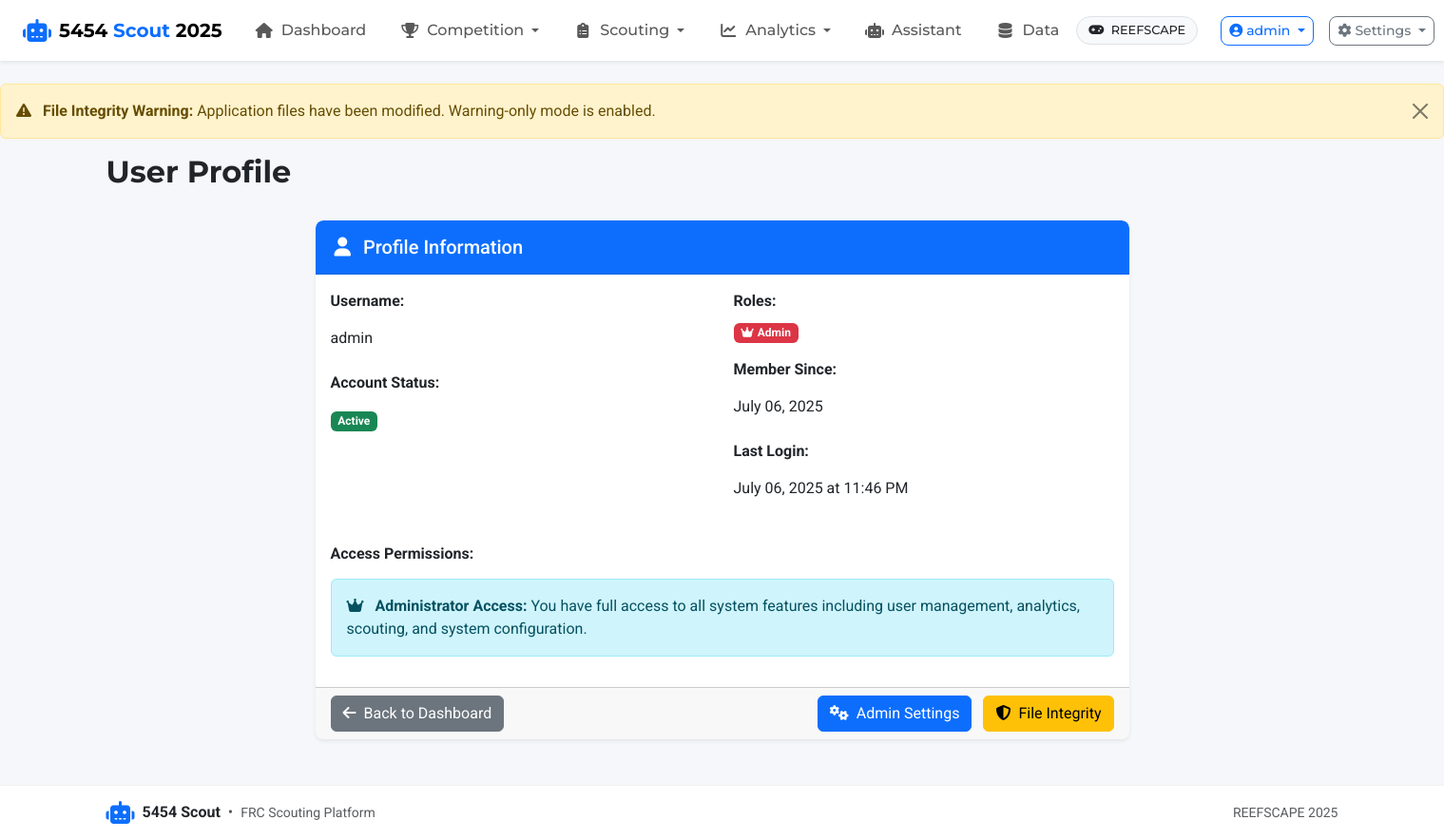
Before: /auth/profile (signed in) with the older database file.
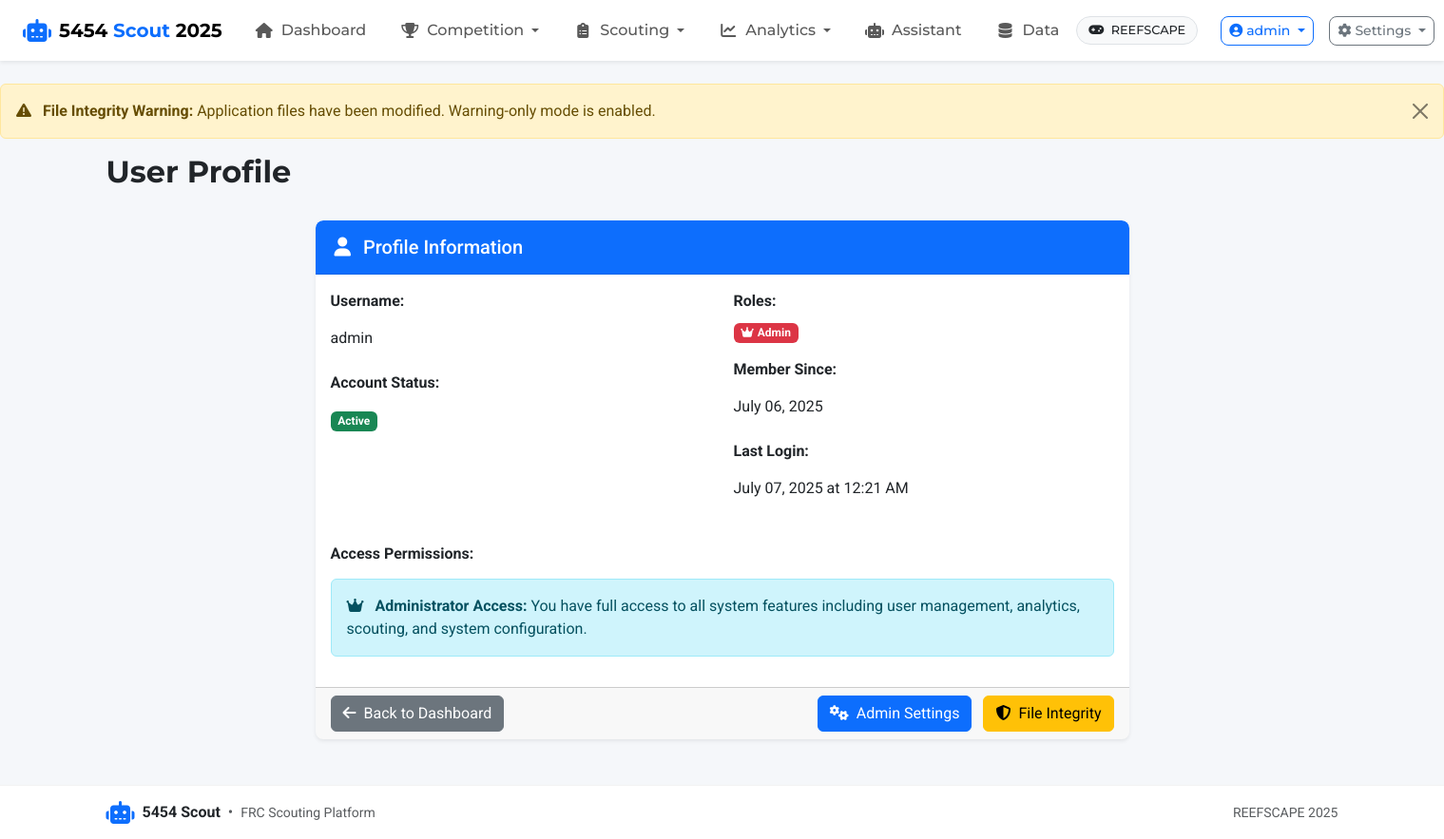
After: the same page with the newer database file.
### app/models.py (models this page shows, shortened)
class User(UserMixin, db.Model):
    id = db.Column(db.Integer, primary_key=True)
    username = db.Column(db.String(80), unique=True, nullable=False)
    email = db.Column(db.String(120), unique=True, nullable=True)
    password_hash = db.Column(db.String(128))
    is_active = db.Column(db.Boolean, default=True)
    created_at = db.Column(db.DateTime, default=datetime.utcnow)
    last_login = db.Column(db.DateTime)
    roles = db.relationship('Role', secondary=user_roles, lazy='subquery',
                           backref=db.backref('users', lazy=True))
    def has_role(self, role_name):
        return any(role.name == role_name for role in self.roles)

class Role(db.Model):
    id = db.Column(db.Integer, primary_key=True)
    name = db.Column(db.String(80), unique=True, nullable=False)
    description = db.Column(db.String(255))

### app/routes/auth.py (the view)
@bp.route('/profile')
@login_required
def profile():
    return render_template('auth/profile.html', user=current_user)

### app/templates/auth/profile.html (shortened to what this page needs)
{% extends 'base.html' %}
{% block heading %}User Profile{% endblock %}
{% block content %}
<div class="row">
    <div class="col-md-8 offset-md-2">
        <div class="card">
            <div class="card-header bg-primary text-white">
                <h5 class="mb-0">
                    <i class="fas fa-user me-2"></i>
                    Profile Information
                </h5>
            </div>
            <div class="card-body">
                <div class="row">
                    <div class="col-md-6">
                        <div class="mb-3">
                            <label class="form-label fw-bold">Username:</label>
                            <p class="form-control-plaintext">{{ user.username }}</p>
                        </div>
                        <div class="mb-3">
                            <label class="form-label fw-bold">Account Status:</label>
                            <p class="form-control-plaintext">
                                {% if user.is_active %}
                                    <span class="badge bg-success">Active</span>
                                {% else %}
                                    <span class="badge bg-danger">Inactive</span>
                                {% endif %}
                            </p>
                        </div>
                    </div>
                    <div class="col-md-6">
                        <div class="mb-3">
                            <label class="form-label fw-bold">Roles:</label>
                            <div>
                                {% for role in user.roles %}
                                    {% if role.name == 'admin' %}
                                        <span class="badge bg-danger me-2">
                                            <i class="fas fa-crown me-1"></i>{{ role.name.title() }}
                                        </span>
                                    {% elif role.name == 'analytics' %}
                                        <span class="badge bg-warning me-2">
                                            <i class="fas fa-chart-line me-1"></i>{{ role.name.title() }}
                                        </span>
                                    {% elif role.name == 'scout' %}
                                        <span class="badge bg-info me-2">
                                            <i class="fas fa-search me-1"></i>{{ role.name.title() }}
                                        </span>
                                    {% else %}
                                        <span class="badge bg-secondary me-2">{{ role.name.title() }}</span>
                                    {% endif %}
                                {% endfor %}
                            </div>
                        </div>
                        <div class="mb-3">
                            <label class="form-label fw-bold">Member Since:</label>
                            <p class="form-control-plaintext">{{ user.created_at.strftime('%B %d, %Y') }}</p>
                        </div>
                        {% if user.last_login %}
                        <div class="mb-3">
                            <label class="form-label fw-bold">Last Login:</label>
                            <p class="form-control-plaintext">{{ user.last_login.strftime('%B %d, %Y at %I:%M %p') }}</p>
                        </div>
                        {% endif %}
                    </div>
                </div>
                <div class="row mt-4">
                    <div class="col-12">
                        <h6 class="fw-bold mb-3">Access Permissions:</h6>
                        <div class="row">
                            {% if user.has_role('admin') %}
                                <div class="col-md-12">
                                    <div class="alert alert-info">
                                        <i class="fas fa-crown me-2"></i>
                                        <strong>Administrator Access:</strong> You have full access to all system features including user management, analytics, scouting, and system configuration.
                                    </div>
                                </div>
                            {% endif %}
                        </div>
                    </div>
                </div>
            </div>
            <div class="card-footer">
                <div class="d-flex justify-content-between">
                    <a href="{{ url_for('main.index') }}" class="btn btn-secondary">
                        <i class="fas fa-arrow-left me-2"></i>Back to Dashboard
                    </a>
                    {% if user.has_role('admin') %}
                    <div>
                        <a href="{{ url_for('auth.admin_settings') }}" class="btn btn-primary me-2">
                            <i class="fas fa-cogs me-2"></i>Admin Settings
                        </a>
                        <a href="{{ url_for('auth.admin_integrity') }}" class="btn btn-warning">
                            <i class="fas fa-shield-alt me-2"></i>File Integrity
                        </a>
                    </div>
                    {% endif %}
                </div>
            </div>
        </div>
    </div>
</div>
{% endblock %}

### app/templates/base.html (shortened to what this page needs)
<!DOCTYPE html>
<html lang="en" class="h-100">
<head>
    <link href="https://cdn.jsdelivr.net/npm/bootstrap@5.3.2/dist/css/bootstrap.min.css" rel="stylesheet">
    <link href="https://cdnjs.cloudflare.com/ajax/libs/font-awesome/6.4.0/css/all.min.css" rel="stylesheet">
    <link href="https://cdn.jsdelivr.net/npm/select2@4.1.0-rc.0/dist/css/select2.min.css" rel="stylesheet">
    <link href="https://cdn.jsdelivr.net/npm/select2-bootstrap-5-theme@1.3.0/dist/select2-bootstrap-5-theme.min.css" rel="stylesheet">
    <link rel="stylesheet" href="{{ url_for('static', filename='css/styles.css') }}">
</head>
<body class="d-flex flex-column h-100">
    <header class="app-header">
        <nav class="navbar navbar-expand-lg navbar-light shadow-sm">
            <div class="container-fluid px-lg-4 px-md-3 px-2">
                <a class="navbar-brand d-flex align-items-center" href="{% if user_has_role('scout') and not user_has_role('admin') and not user_has_role('analytics') %}{{ url_for('scouting.index') }}{% else %}{{ url_for('main.index') }}{% endif %}">
                    <i class="fas fa-robot brand-icon me-2"></i>
                    <span class="brand-text fw-bold">5454 <span class="text-primary">Scout</span> <span class="d-none d-sm-inline">{{ game_config.season }}</span></span>
                </a>
                <div class="collapse navbar-collapse" id="navbarMain">
                    {% if current_user.is_authenticated %}
                    <ul class="navbar-nav me-auto mb-2 mb-lg-0">
                        {% if not (user_has_role('scout') and not user_has_role('admin') and not user_has_role('analytics')) %}
                        <li class="nav-item">
                            <a class="nav-link px-3 py-2 {% if request.endpoint == 'main.index' %}active{% endif %}" href="{{ url_for('main.index') }}">
                                <i class="fas fa-home nav-icon"></i>
                                <span class="nav-text">Dashboard</span>
                            </a>
                        </li>
                        {% endif %}
                        {% if user_has_role('admin') or user_has_role('analytics') %}
                        <li class="nav-item dropdown">
                            <a class="nav-link dropdown-toggle px-3 py-2 "
                               href="#" role="button" data-bs-toggle="dropdown" aria-expanded="false">
                                <i class="fas fa-trophy nav-icon"></i>
                                <span class="nav-text">Competition</span>
                            </a>
                        </li>
                        {% endif %}
                        <li class="nav-item dropdown">
                            <a class="nav-link dropdown-toggle px-3 py-2 {% if request.endpoint and request.endpoint.startswith('scouting') %}active{% endif %}"
                               href="#" role="button" data-bs-toggle="dropdown" aria-expanded="false">
                                <i class="fas fa-clipboard-list nav-icon"></i>
                                <span class="nav-text">Scouting</span>
                            </a>
                        </li>
                        {% if user_has_role('admin') or user_has_role('analytics') %}
                        <li class="nav-item dropdown">
                            <a class="nav-link dropdown-toggle px-3 py-2 {% if request.endpoint and (request.endpoint.startswith('visualization') or request.endpoint.startswith('graphs')) %}active{% endif %}"
                               href="#" role="button" data-bs-toggle="dropdown" aria-expanded="false">
                                <i class="fas fa-chart-line nav-icon"></i>
                                <span class="nav-text">Analytics</span>
                            </a>
                        </li>
                        <li class="nav-item">
                            <a class="nav-link px-3 py-2 {% if request.endpoint and request.endpoint.startswith('assistant') %}active{% endif %}"
                               href="{{ url_for('assistant.index') }}">
                                <i class="fas fa-robot nav-icon"></i>
                                <span class="nav-text">Assistant</span>
                            </a>
                        </li>
                        <li class="nav-item">
                            <a class="nav-link px-3 py-2 {% if request.endpoint and request.endpoint.startswith('data') %}active{% endif %}"
                               href="{{ url_for('data.index') }}">
                                <i class="fas fa-database nav-icon"></i>
                                <span class="nav-text">Data</span>
                            </a>
                        </li>
                        {% endif %}
                    </ul>
                    {% endif %}
                    <div class="d-flex align-items-center navbar-actions">
                        {% if game_config %}
                        <div class="game-badge me-3 d-none d-lg-block">
                            <span class="badge bg-light text-dark border">
                                <i class="fas fa-gamepad me-1"></i>
                                <span class="d-none d-xl-inline">{{ game_config.game_name }}</span>
                            </span>
                        </div>
                        {% endif %}
                        {% if current_user.is_authenticated %}
                        <div class="dropdown me-2">
                            <button class="btn btn-outline-primary btn-sm d-flex align-items-center dropdown-toggle"
                                    type="button" data-bs-toggle="dropdown" aria-expanded="false">
                                <i class="fas fa-user-circle me-1"></i>
                                <span class="d-none d-md-inline">{{ current_user.username }}</span>
                            </button>
                        </div>
                        {% endif %}
                        {% if current_user.is_authenticated and (user_has_role('admin') or user_has_role('analytics')) %}
                        <div class="dropdown">
                            <button class="btn btn-outline-secondary btn-sm d-flex align-items-center dropdown-toggle"
                                    type="button" data-bs-toggle="dropdown" aria-expanded="false">
                                <i class="fas fa-cog me-1"></i>
                                <span class="d-none d-lg-inline">Settings</span>
                            </button>
                        </div>
                        {% endif %}
                    </div>
                </div>
            </div>
        </nav>
    </header>
    <div class="toast-container position-fixed top-0 end-0 p-3">
    </div>
    <main class="flex-shrink-0 py-4">
        {% if integrity_status.integrity_compromised and integrity_status.warning_only_mode %}
        <div class="alert alert-warning alert-dismissible fade show" role="alert">
            <i class="fas fa-exclamation-triangle me-2"></i>
            <strong>File Integrity Warning:</strong> Application files have been modified. Warning-only mode is enabled.
            <button type="button" class="btn-close" data-bs-dismiss="alert" aria-label="Close"></button>
        </div>
        {% endif %}
        <div class="container">
            <div class="row mb-4">
                <div class="col-12">
                    <h1 class="page-title">{% block heading %}FRC Scouting Platform{% endblock %}</h1>
                </div>
            </div>
            {% block content %}{% endblock %}
        </div>
    </main>
    <footer class="footer mt-auto py-3">
        <div class="container">
            <div class="row align-items-center g-2">
                <div class="col-md-6 text-center text-md-start">
                    <div class="d-flex align-items-center justify-content-center justify-content-md-start">
                        <i class="fas fa-robot brand-icon me-2 text-primary"></i>
                        <span class="fw-bold">5454 Scout</span>
                        <span class="text-muted mx-2">•</span>
                        <span class="small text-muted">FRC Scouting Platform</span>
                    </div>
                </div>
                <div class="col-md-6 text-center text-md-end">
                    <div class="small text-muted">
                        {% if game_config %}
                        <span>{{ game_config.game_name }} {{ game_config.season }}</span>
                        {% else %}
                        <span>No active configuration</span>
                        {% endif %}
                    </div>
                </div>
            </div>
        </div>
    </footer>
</body>
</html>

Changed rows visible on the page:
changed User "admin": last_login "July 06, 2025 at 11:46 PM" → "July 07, 2025 at 12:21 AM"
